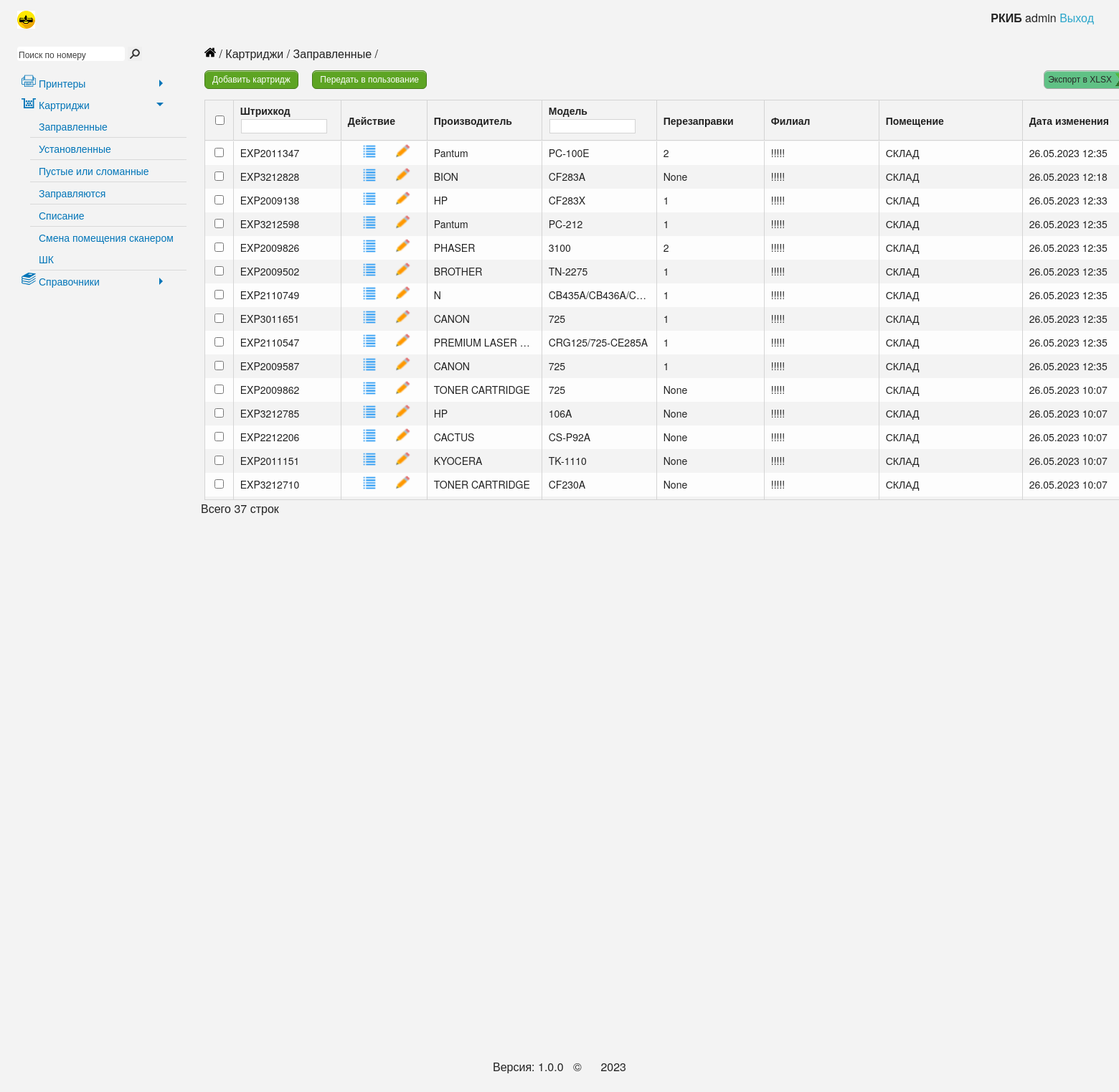
The page /cartridge/ on the database its author committed.
### cartridge/models.py (models this page shows, shortened)
class Cartridges(models.Model):  # Картриджи
    barcode = models.CharField('Штрихкод', unique=True, db_index=True, max_length=50)
    cartName = models.ForeignKey('NameСartridge', default=None, on_delete=models.PROTECT)
    placeName = models.ForeignKey('Placements', on_delete=models.PROTECT)
    manufacturerName = models.ForeignKey('Manufacturer', default=None, on_delete=models.PROTECT)
    date = models.DateTimeField("Дата изменения", default=datetime.datetime.now().strftime("%d.%m.%Y %H:%M"))
    col = models.IntegerField('Перезаправки', db_index=True, blank=True, null=True)
    history = HistoricalRecords()
    class Meta:
        verbose_name = 'Картридж'
        verbose_name_plural = 'Картриджи'

class Manufacturer(models.Model):  # Производитель
    manufacturer = models.CharField("Производитель", max_length=50, unique=True, db_index=True)
    comments = models.CharField("Комментарии", max_length=100, blank=True)
    class Meta:
        verbose_name = 'Производитель'
        verbose_name_plural = 'Производители'
    def __str__(self):
        return str(self.manufacturer)

class NameСartridge(models.Model):  # Названия картриджей
    name = models.CharField("Название картриджа", max_length=50, unique=True, db_index=True)
    comments = models.CharField("Комментарии", max_length=100, blank=True)
    class Meta:
        verbose_name = 'Название картриджа'
        verbose_name_plural = 'Названия картриджей'
    def __str__(self):
        return str(self.name)

class Placements(models.Model):  # Помещения
    barcode = models.IntegerField('Штрихкод', unique=True, db_index=True)
    name = models.CharField("Помещение", max_length=50, unique=True, db_index=True)
    branch = models.CharField("Корпус", max_length=50, blank=True, null=True)
    class Meta:
        verbose_name = 'Помещение'
        verbose_name_plural = 'Помещения'
    def __str__(self):
        return str(self.name)

### cartridge/views.py (the view)
# urls.py: path('', CartListView.as_view(), name='stock'),
class CartListView(ListView):
    model = Cartridges
    template_name = 'cartridge/stock.html'
    def get_context_data(self, **kwargs):
        context = super(CartListView, self).get_context_data(**kwargs)
        context['cartridge_list_view'] = Cartridges.objects.filter(placeName=2)
        context['qs_json'] = json.dumps(list(Cartridges.objects.values()), cls=DjangoJSONEncoder)
        return context

### cartridge/templates/cartridge/stock.html (shortened to what this page needs)
{% extends 'cartridge/base.html' %}
{% load static %}
{% block submenu %}Картриджи / Заправленные{% endblock %}
{% block content %}
    <div class="ng-scope-stock">
        <form method="post" action="{% url 'transfer_for_use' %}">
            <div class="row">
                <div class="small-12 large-12 columns">
                    <a class="button success" href="{% url 'add_items' %}">Добавить картридж</a>
                    <button type="submit" class="button success">Передать в пользование</button>
                    <a class="export_to_xlsx button no_follow" href="#">Экспорт в XLSX</a>
                </div>
            </div>
            <div class="marginTop">
                <div class="large-12 columns">
                    <div class="ui-grid grid1675145443724" id="grid1">
                        <div class="ui-grid-contents-wrapper">
                            <div class="ui-grid-header">
                                <div class="ui-grid-top-panel">
                                    <div class="ui-grid-header-viewport">
                                        <div class="ui-grid-header-cell-wrapper">
                                            <div class="ui-grid-header-cell-row">
                                                <div class="ui-grid-header-cell ui-grid-coluiGrid-000H">
                                                    <input id="select_all" type="checkbox" class="ui-grid-cell-contents-checkbox" style="margin-left: 14px">
                                                </div>
                                                <div class="ui-grid-header-cell ui-grid-coluiGrid-0007">
                                                    <span class="ui-grid-header-cell-label">Штрихкод</span>
                                                    <div class="ui-grid-filter-container">
                                                        <input id="search_code" class="ui-grid-filter-input" type="text" placeholder="">
                                                    </div>
                                                </div>
                                                <div class="ui-grid-header-cell ui-grid-coluiGrid-0008">
                                                    <span class="ui-grid-header-cell-label">Действие</span>
                                                </div>
                                                <div class="ui-grid-header-cell  ui-grid-coluiGrid-0009">
                                                    <span class="ui-grid-header-cell-label">Производитель</span>
                                                </div>
                                                <div class="ui-grid-header-cell ui-grid-coluiGrid-000A">
                                                    <span class="ui-grid-header-cell-label">Модель</span>
                                                    <div class="ui-grid-filter-container">
                                                        <input id="search_model" class="ui-grid-filter-input" type="text" placeholder="">
                                                    </div>
                                                </div>
                                                <div class="ui-grid-header-cell ui-grid-coluiGrid-000C">
                                                    <span class="ui-grid-header-cell-label">Перезаправки</span>
                                                </div>
                                                <div class="ui-grid-header-cell ui-grid-coluiGrid-000D">
                                                    <div role="button" tabindex="0">
                                                        <span class="ui-grid-header-cell-label">Филиал</span>
                                                    </div>
                                                </div>
                                                <div class="ui-grid-header-cell ui-grid-coluiGrid-000E">
                                                    <div role="button" tabindex="0" class="ui-grid-cell-contents">
                                                        <span class="ui-grid-header-cell-label">Помещение</span>
                                                    </div>
                                                </div>
                                                <div class="ui-grid-header-cell ui-grid-coluiGrid-000G">
                                                    <span class="ui-grid-header-cell-label">Дата изменения</span>
                                                </div>
                                            </div>
                                        </div>
                                    </div>
                                </div>
                            </div>
                        </div>
                        <div class="ui-grid-viewport" style="width: 1325px; height: 500px; overflow-y: scroll;">
                            <div class="ui-grid-canvas" id="table">
                                {% if cartridge_list_view %}
                                    {% for el in cartridge_list_view %}
                                        <div class="ui-grid-row" id="row_{{ el.id }}">
                                            <div class="ui-grid-cell ui-grid-coluiGrid-000H">
                                                <div class="ui-grid-cell-contents">
                                                    <input name="check" class="ui-grid-cell-contents-checkbox" type="checkbox" value="{{ el.barcode }}">
                                                </div>
                                            </div>
                                            <div class="ui-grid-cell ui-grid-coluiGrid-0007">
                                                <div class="ui-grid-cell-contents">{{ el.barcode }}</div>
                                            </div>
                                            <div class="ui-grid-cell ui-grid-coluiGrid-0008" style="padding: 3px">
                                                <div class="ui-grid-cell-contents" style="display: flex; justify-content: space-evenly;">
                                                    <a title="Подробнее" href="{% url 'details_view' el.id %}">
                                                        <img class="action_ico" src="{% static 'img/events.png' %}" alt="">
                                                    </a>
                                                    <a title="Редактирование" href="{% url 'edit_update_view' el.id %}">
                                                        <img class="action_ico" src="{% static 'img/edit.png' %}" alt="">
                                                    </a>
                                                </div>
                                            </div>
                                            <div class="ui-grid-cell ui-grid-coluiGrid-0009">
                                                <div class="ui-grid-cell-contents">{{ el.manufacturerName }}</div>
                                            </div>
                                            <div class="ui-grid-cell ui-grid-coluiGrid-000A">
                                                <div class="ui-grid-cell-contents">{{ el.cartName }}</div>
                                            </div>
                                            <div class="ui-grid-cell ui-grid-coluiGrid-000C">
                                                <div class="ui-grid-cell-contents">{{ el.col }}</div>
                                            </div>
                                            <div class="ui-grid-cell ui-grid-coluiGrid-000D">
                                                <div class="ui-grid-cell-contents" title="">!!!!!</div>
                                            </div>
                                            <div class="ui-grid-cell ui-grid-coluiGrid-000E">
                                                <div class="ui-grid-cell-contents" title="">{{ el.placeName }}</div>
                                            </div>
                                            <div class="ui-grid-cell ui-grid-coluiGrid-000G">
                                                <div class="ui-grid-cell-contents">{{ el.date|date:'d.m.Y H:i' }}</div>
                                            </div>
                                        </div>
                                    {% endfor %}
                                {% endif %}
                            </div>
                        </div>
                    </div>
                </div>
                <div class="ui-grid-pager-panel" style="width: 100%; height: 20px; position: absolute; bottom: 38px;">
                    <div class="ui-grid-pager-count-container">
                        <div class="ui-grid-pager-count">
                            <span class="ng-binding">Всего {{ cartridge_list_view.count }} строк</span>
                        </div>
                    </div>
                </div>
            </div>
        </form>
    </div>
{% endblock %}

### cartridge/templates/cartridge/static/css/style.css (style rules this page uses)
html, body { height: 100%; }
body { background: #f3f3f3; }
img { padding: 0; margin: 0; }
a, a:hover, a:focus { outline: none; }
div.wrapper form label, div.wrapper form input { display: inline-block; }
form input[type="text"], form input[type="password"] { margin: 0; }
.marginTop, form input[type="submit"].marginTop { margin-top: 15px; }
input[type='email'], input[type='number'], input[type='text'] { margin: 0; }
body input[type="text"], body input[type="password"], body input[type="date"], body input[type="datetime"], body input[type="datetime-local"], body input[type="month"], body input[type="week"], body input[type="email"], body input[type="number"], body input[type="search"], body input[type="tel"], body input[type="time"], body input[type="url"], body textarea { border-radius: 4px; border: 1px solid #aaa; box-shadow: none; -webkit-box-shadow: none; }
a.button, input[type="submit"].button, button.button, label.button, label.button:focus, a.button:focus, input[type="submit"].button:focus, button.button:focus { outline: 0; padding: 0 10px; color: #282828; -webkit-border-radius: 6px; -moz-border-radius: 6px; border-radius: 6px; background-color: #ececec; border: 1px solid #a8a8a8; cursor: pointer; font-weight: normal; text-decoration: none; text-align: center; height: 26px; line-height: 25px; display: inline-block; vertical-align: middle; margin: 0 15px 0 0; font-family: arial, sans-serif; font-size: 12px; }
a.export_to_csv, a.export_to_xlsx { display: inline-block; margin: 0; padding: 0 24px 0 5px; float: right; background: #60C185 url('../img/excel.png') no-repeat right center; }
a img { outline: 0; vertical-align: top; }
div.ui-grid-pager-panel .ui-grid-pager-count-container { float: left; line-height: 32px; }
div.ui-grid-pager-panel .ui-grid-pager-count-container .ui-grid-pager-count { float: left; }
.content .row { max-width: 100%; }
div.ui-grid-pager-panel { bottom: -5px; }
.ui-grid-cell { font-size: 14px; padding: 0.625em; }
.ui-grid-cell-contents { padding: 0; display: inline; }
span.ui-grid-header-cell-label { padding: 0.625em; font-size: 14px; }
.ui-grid-contents-wrapper input[type="text"].ui-grid-filter-input { width: 120px; height: 20px; font-style: normal; display: inline-block; }
.ui-grid-header-cell-wrapper .ui-grid-header-cell { vertical-align: middle; }
.ng-scope-stock { width: 1320px; }
div.ui-grid-header-cell-row { height: 55px; }
div.ui-grid-pager-panel { height: 20px; }
div.ui-grid-pager-container, div.ui-grid-pager-count-container { margin-top: -15px; }
div.ui-grid-cell, div.ui-grid-cell .ng-scope { white-space: nowrap; overflow: hidden; text-overflow: ellipsis; }
img.action_ico { margin-left: 5px; width: 22px; height: 22px; }
input[type="file"], input[type="checkbox"], input[type="radio"], select { margin: 0; }

### cartridge/templates/cartridge/static/css/pm_widget.css (style rules this page uses)
form { -webkit-touch-callout: none; -webkit-user-select: none; -khtml-user-select: none; -moz-user-select: none; -ms-user-select: none; user-select: none; }

### rows shown on the page
Cartridges: barcode "EXP2011347", manufacturerName "Pantum", cartName "PC-100E", col "2", placeName "СКЛАД", date "26.05.2023 12:35"
Cartridges: barcode "EXP3212828", manufacturerName "BION", cartName "CF283A", col "None", placeName "СКЛАД", date "26.05.2023 12:18"
Cartridges: barcode "EXP2009138", manufacturerName "HP", cartName "CF283X", col "1", placeName "СКЛАД", date "26.05.2023 12:33"
Cartridges: barcode "EXP3212598", manufacturerName "Pantum", cartName "PC-212", col "1", placeName "СКЛАД", date "26.05.2023 12:35"
Cartridges: barcode "EXP2009826", manufacturerName "PHASER", cartName "3100", col "2", placeName "СКЛАД", date "26.05.2023 12:35"
Cartridges: barcode "EXP2009502", manufacturerName "BROTHER", cartName "TN-2275", col "1", placeName "СКЛАД", date "26.05.2023 12:35"
Cartridges: barcode "EXP2110749", manufacturerName "N", cartName "CB435A/CB436A/C…", col "1", placeName "СКЛАД", date "26.05.2023 12:35"
Cartridges: barcode "EXP3011651", manufacturerName "CANON", cartName "725", col "1", placeName "СКЛАД", date "26.05.2023 12:35"
Cartridges: barcode "EXP2110547", manufacturerName "PREMIUM LASER…", cartName "CRG125/725-CE285A", col "1", placeName "СКЛАД", date "26.05.2023 12:35"
Cartridges: barcode "EXP2009587", manufacturerName "CANON", cartName "725", col "1", placeName "СКЛАД", date "26.05.2023 12:35"
Cartridges: barcode "EXP2009862", manufacturerName "TONER CARTRIDGE", cartName "725", col "None", placeName "СКЛАД", date "26.05.2023 10:07"
Cartridges: barcode "EXP3212785", manufacturerName "HP", cartName "106A", col "None", placeName "СКЛАД", date "26.05.2023 10:07"
Cartridges: barcode "EXP2212206", manufacturerName "CACTUS", cartName "CS-P92A", col "None", placeName "СКЛАД", date "26.05.2023 10:07"
Cartridges: barcode "EXP2011151", manufacturerName "KYOCERA", cartName "TK-1110", col "None", placeName "СКЛАД", date "26.05.2023 10:07"
Cartridges: barcode "EXP3212710", manufacturerName "TONER CARTRIDGE", cartName "CF230A", col "None", placeName "СКЛАД", date "26.05.2023 10:07"

### other values the page prints
{{ cartridge_list_view.count }} "37"
